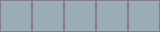

This game map was drawn from its Tiled (.tmx) file and the tilesets committed beside it. A one-line description and the full map source follow:
An orthogonal 5x1 tile map with 32x32 px tiles, 1 tile layer (Tile Layer 1).

<map version="1.4" tiledversion="1.4.3" orientation="orthogonal" renderorder="right-down" width="5" height="1" tilewidth="32" tileheight="32" infinite="0" nextlayerid="2" nextobjectid="1">
 <tileset firstgid="1" source="../../tilesets/Gather Floors 1.x.tsx" />
 <layer id="1" name="Tile Layer 1" width="5" height="1">
  <data encoding="csv">
402,402,402,402,402
</data>
 </layer>
</map>
